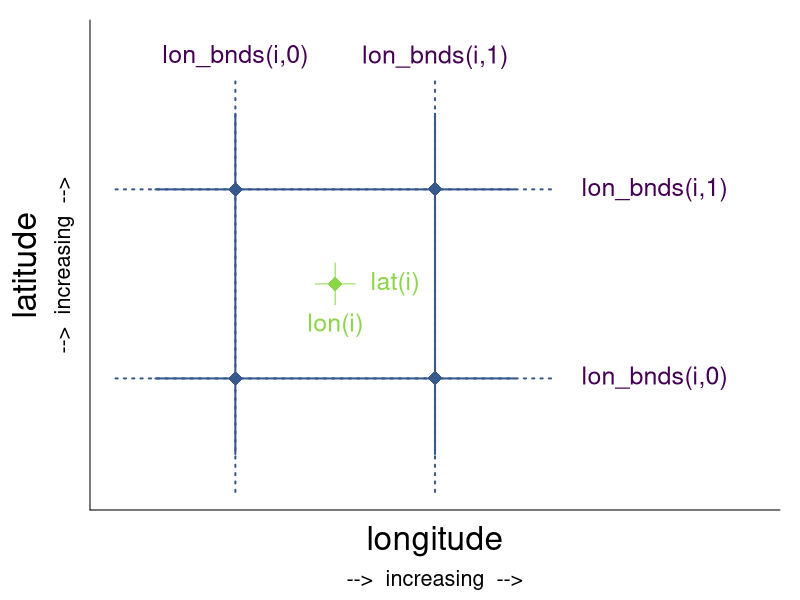

This figure's R source:
# define lat and lon
lon = 10:10
lat = 54:54

lon_bnds = (10:11) - 0.5
lat_bnds = (54:55) - 0.5

dlon_solid = 0.4
dlat_solid = 0.4
dlon_dot = 0.6
dlat_dot = 0.6
dlon_text1 = 0.3
dlat_text1 = 0.22
dlon_text2 = 1.1
dlat_text2 = 0.7
dlon_max = 2*dlon_text2 - dlon_dot
dlat_max = 2*dlat_text2 - dlat_dot

nlon = length(lon)
nlat = length(lat)


# colors
col_grid_draw = '#38598CFF'
col_grid_text = '#440154FF'
col_cell_draw = '#8AD647FF'
col_cell_text = '#8AD647FF'


# write plot to file
png('pics/case_1D.png', width = 7, height = 5.2, units='in', res = 300)
# pdf('pics/case_1D.pdf', width = 7, height = 5.2, paper='special')
par(mar = c(4.5, 4.5, 1, 1))


# create base plot
plot(c(lon[1], lon[nlon]), c(lat[1], lat[nlat]),
     xlab = ' ', ylab = '',
     xlim = c(lon_bnds[1] - dlon_dot, lon_bnds[nlon+1] + dlon_max),
     ylim = c(lat_bnds[1] - dlat_dot, lat_bnds[nlat+1] + dlat_max),
     xaxt = 'n', yaxt = 'n',
     bty = 'n', type = 'n')
axis(1, at = c(0, 360))
axis(2, at = c(0, 360))
mtext('longitude', 1, line = +1.2, cex = 2)
mtext('-->  increasing  -->', 1, line = +3, cex = 1.3)
mtext('latitude', 2, line = 2.5, cex = 2)
mtext('-->  increasing  -->', 2, line = 0.8, cex = 1.3)


# add grid ----
# vertical lines, dotted
lines(rep(lon_bnds, each = 3), rep(c(lat_bnds[1] - dlat_dot, lat_bnds[nlat+1] + dlat_dot, NA), times = nlon+1), col = col_grid_draw, lwd = 2, lty = 'dotted')
# horizontal lines, dotted
lines(rep(c(lon_bnds[1] - dlon_dot, lon_bnds[nlon+1] + dlon_dot, NA), times = nlat+1), rep(lat_bnds, each = 3), col = col_grid_draw, lwd = 2, lty = 'dotted')

# vertical lines, solid
lines(rep(lon_bnds, each = 3), rep(c(lat_bnds[1] - dlat_solid, lat_bnds[nlat+1] + dlat_solid, NA), times = nlon+1), col = col_grid_draw, lwd = 2)
# horizontal lines, solid
lines(rep(c(lon_bnds[1] - dlon_solid, lon_bnds[nlon+1] + dlon_solid, NA), times = nlat+1), rep(lat_bnds, each = 3), col = col_grid_draw, lwd = 2)

# dots on grid intersection
points(rep(lon_bnds, each = nlat+1), rep(lat_bnds, times = nlon  +1), pch = 18, cex = 2, col = col_grid_draw)

# lines through grid cell center
lines(c(lon[1], lon[1]), c(lat[1] - dlat_text1/2, lat[1] + dlat_text1/2), col = col_cell_draw)
lines(c(lon[1] - dlon_text1/3, lon[1] + dlon_text1/3), c(lat[1], lat[1]), col = col_cell_draw)

# dots in the grid cell center
points(rep(lon, each = nlat), rep(lat, times = nlon), pch = 18, cex = 2, col = col_cell_draw)


# add text ----
# bnds
text(lon_bnds[1], lat_bnds[nlat+1] + dlat_text2, 'lon_bnds(i,0)', col = col_grid_text, cex = 1.5)
text(lon_bnds[2], lat_bnds[nlat+1] + dlat_text2, 'lon_bnds(i,1)', col = col_grid_text, cex = 1.5)
text(lon_bnds[nlon+1] + dlon_text2, lat_bnds[1], 'lon_bnds(i,0)', col = col_grid_text, cex = 1.5)
text(lon_bnds[nlon+1] + dlon_text2, lat_bnds[2], 'lon_bnds(i,1)', col = col_grid_text, cex = 1.5)
# grid cell center
text(lon[1], lat[1] - dlat_text1, 'lon(i)', col = col_cell_text, cex = 1.5)
text(lon[1] + dlon_text1, lat[1], 'lat(i)', col = col_cell_text, cex = 1.5)


# close picture output device
dev.off()

